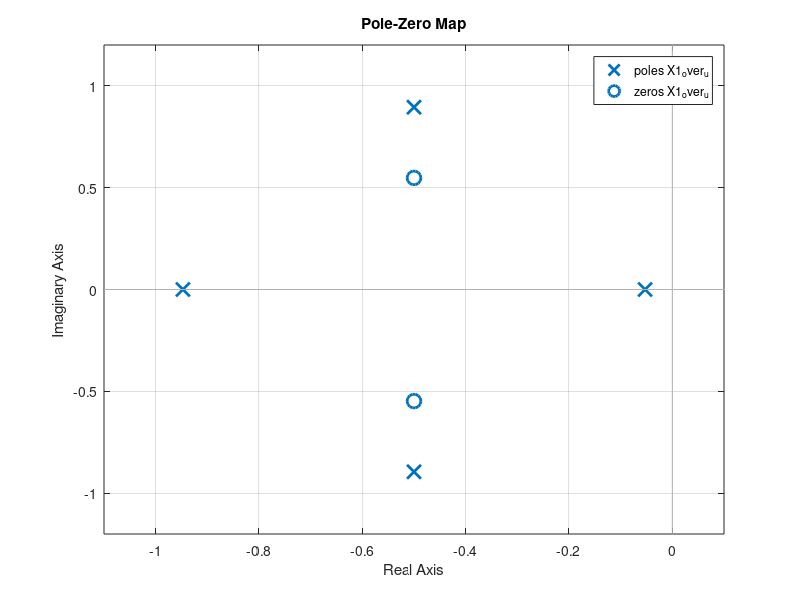
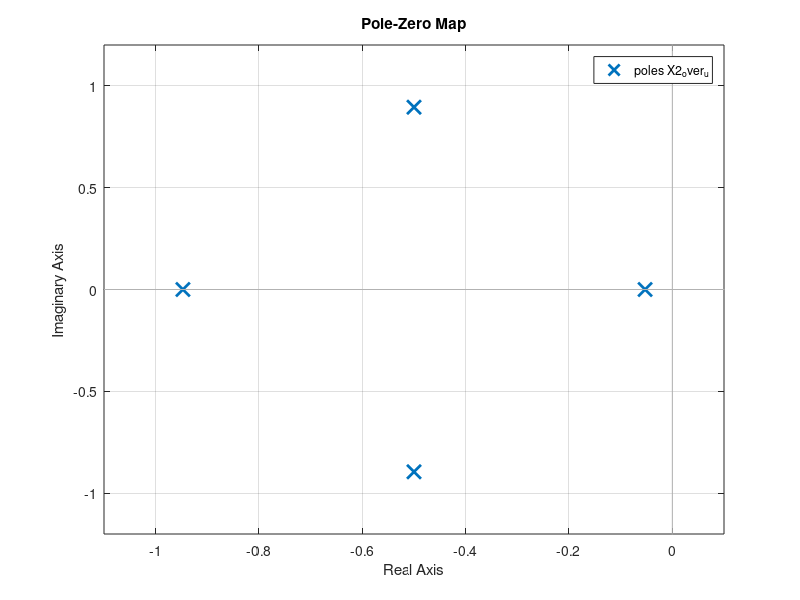

Reproduce these figures in MATLAB, in order. (Note: this script raises an error after producing the figures.)
%%%%%%  Input the blocks %%%%%%%%
g1=tf(1, 50);
g2=tf(50, 1);
g3=tf(5, 1);
g4=tf([100 0], 1);
g5=tf([100 0 0], 1);
g6=tf(1, 50);
g7=tf(5, 1);
g8=tf([100 0], 1);
g9=tf(50, 1);
g10=tf([100 0 0], 1);

%%%%%%  Connecting the blocks %%%%%%%%
% T2 %
sys1 = parallel(g2, g3);
sys2 = parallel(sys1, g4);
sys3 = parallel(sys2, g5);

% T1 %
sys4 = parallel(g7, g8);
sys5 = parallel(sys4, g9);
sys6 = parallel(sys5, g10);

sys7 = series(g1, sys3);
sys8 = series(sys7, g6);

%%%%%%%%%% X1 %%%%%%%%%
final_X1 = feedback(sys8, sys6 , +1);
X1_over_u = minreal(final_X1);
X1_over_u = -1 * X1_over_u;   % QUESTION: WHY !!!!!!!!!!
%%%%%%%%%% X2 %%%%%%%%%
sys9 = series(sys3, g6);
sys10 = series(sys9, sys6);
final_X2 = feedback(g1, sys10, +1);
X2_over_u = minreal(final_X2);
X2_over_u = -1 * X2_over_u;   % QUESTION: WHY !!!!!!!!!!
%%%%%%%%% req3 : check stability %%%%%%%%%%%
X1_poles = real(pole(X1_over_u));
X2_poles = real(pole(X2_over_u));

flag_x1 = 0;
%%%%%%%%% check stability for X1 %%%%%%%%%%%
for i = 1:size(X1_poles)
    if(X1_poles(i) >= 0)
        flag_x1 = 1;
        break;
    end
end
%%%%%%%%% check stability for X2 %%%%%%%%%%%
flag_x2 = 0;
for i = 1:size(X2_poles)
    if(X1_poles(i) >= 0)
        flag_x2 = 1;
        break;
    end
end

if(flag_x1 == 0 && flag_x2 == 0)
    disp('System is stable.');
else
disp('System is not stable.');
end

%figure(1)
pzmap(X1_over_u);
%[wn1,z1] = damp(X1_over_u);

figure(2)
pzmap(X2_over_u);
%[wn2,z2] = damp(X2_over_u);

%%%%%%%%%%%%%% req4: Simulation for input %%%%%%%%%%%%%%%%%
figure(3)
t = 0:220;      % Define a time vector

p1=stepplot(X1_over_u, t);
setoptions(p1,'RiseTimeLimits',[0,1]);
figure(4)
p2=stepplot(X2_over_u, t);
setoptions(p2,'RiseTimeLimits',[0,1]);
% QUESTION: Do we need to draw the two TF once, or separated ?
info1 = stepinfo(X1_over_u);
info2 = stepinfo(X2_over_u);
fprintf('Info 1:');
disp(info1)
fprintf('Info 2:');
disp(info2)

% Steady State error
[y,t] = step(X1_over_u);
sserror1 = abs(1- y(end)); %get the steady state error
fprintf('Steady State error X1: %.3f\n', sserror1);
[y2,t2] = step(X2_over_u);
sserror2 = abs(1- y2(end)); %get the steady state error
fprintf('Steady State error X2: %.3f\n', sserror2);

%%%%%%%%%%%%%% req 5,6,7 %%%%%%%%%%%%%%%%%
u  = tf(-1, 1);
branch_1 = series(final_X2, u);
result = feedback(branch_1, 1);
result_tf = minreal(result);

figure(5);
opt=stepDataOptions('InputOffset',0,'StepAmplitude',2);
p3=stepplot(result_tf, opt);
setoptions(p3,'RiseTimeLimits',[0,1]);

% Info
info3 = stepinfo(result_tf);
fprintf('Info 3:');
disp(info3);

% Steady State error
[y,t] = step(result_tf);
sserror1 = abs(1- y(end)); %get the steady state error
fprintf('Steady State error %.3f\n', sserror1);

%%%%%%%%%%%%%% req 8 %%%%%%%%%%%%%%%%%
%{

P1 = tf(1, 1);
P2 = tf(10, 1);
P3 = tf(100, 1);
P4 = tf(1000, 1);
P_values = [P1 P2 P3 P4];
for i = 1:3
   %%%%%%  Connecting the blocks %%%%%%%%
% T2 %
sys1 = parallel(g2, g3);
sys2 = parallel(sys1, g4);
sys3 = parallel(sys2, g5);

% T1 %
sys4 = parallel(g7, g8);
sys5 = parallel(sys4, g9);
sys6 = parallel(sys5, g10);

sys7 = series(P_values(i), g1);
sys8 = series(sys7, sys3);
sys9 = series(sys8, g6);

%%%%%%%%%% X1 %%%%%%%%%
final_X1 = feedback(sys9, sys6 ,+1);
X1_over_u = minreal(final_X1);
%%%%%%%%%% X2 %%%%%%%%%
sys9 = series(sys3, g6);
sys10 = series(sys9, sys6);
final_X2 = feedback(g1, sys10, +1);
X2_over_u = minreal(final_X2);

figure;
pzmap(X1_over_u);
figure;
pzmap(X2_over_u);

%%% simulate %%
figure;
t = 0:50;      % Define a time vector
title('X1');
p1=stepplot(X1_over_u, t);
setoptions(p1,'RiseTimeLimits',[0,1]);
figure;
title('X2');
p2=stepplot(X2_over_u, t);
setoptions(p2,'RiseTimeLimits',[0,1]);


end

%}




